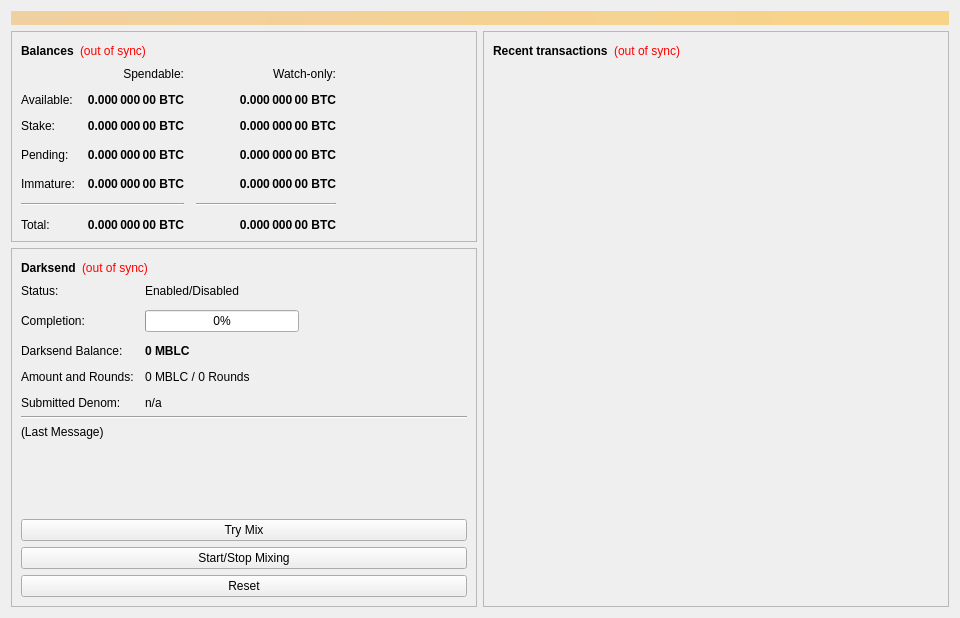
<?xml version="1.0" encoding="UTF-8"?>
<ui version="4.0">
 <class>OverviewPage</class>
 <widget class="QWidget" name="OverviewPage">
  <property name="geometry">
   <rect>
    <x>0</x>
    <y>0</y>
    <width>960</width>
    <height>618</height>
   </rect>
  </property>
  <property name="minimumSize">
   <size>
    <width>960</width>
    <height>0</height>
   </size>
  </property>
  <property name="windowTitle">
   <string>Form</string>
  </property>
  <property name="styleSheet">
   <string notr="true"/>
  </property>
  <layout class="QVBoxLayout" name="topLayout">
   <item>
    <widget class="QLabel" name="labelAlerts">
     <property name="visible">
      <bool>false</bool>
     </property>
     <property name="styleSheet">
      <string notr="true">background-color: qlineargradient(x1: 0, y1: 0, x2: 1, y2: 0, stop:0 #F0D0A0, stop:1 #F8D488); color:#000000;</string>
     </property>
     <property name="wordWrap">
      <bool>true</bool>
     </property>
     <property name="margin">
      <number>3</number>
     </property>
    </widget>
   </item>
   <item>
    <layout class="QHBoxLayout" name="horizontalLayout" stretch="1,1">
     <item>
      <layout class="QVBoxLayout" name="verticalLayout_2">
       <item>
        <widget class="QFrame" name="frame">
         <property name="frameShape">
          <enum>QFrame::StyledPanel</enum>
         </property>
         <property name="frameShadow">
          <enum>QFrame::Raised</enum>
         </property>
         <layout class="QVBoxLayout" name="verticalLayout_4">
          <item>
           <layout class="QHBoxLayout" name="horizontalLayout_4">
            <item>
             <widget class="QLabel" name="label_5">
              <property name="font">
               <font>
                <weight>75</weight>
                <bold>true</bold>
               </font>
              </property>
              <property name="text">
               <string>Balances</string>
              </property>
             </widget>
            </item>
            <item>
             <widget class="QLabel" name="labelWalletStatus">
              <property name="cursor">
               <cursorShape>WhatsThisCursor</cursorShape>
              </property>
              <property name="toolTip">
               <string>The displayed information may be out of date. Your wallet automatically synchronizes with the MontBlanc network after a connection is established, but this process has not completed yet.</string>
              </property>
              <property name="styleSheet">
               <string notr="true">QLabel { color: red; }</string>
              </property>
              <property name="text">
               <string notr="true">(out of sync)</string>
              </property>
              <property name="alignment">
               <set>Qt::AlignLeading|Qt::AlignLeft|Qt::AlignVCenter</set>
              </property>
             </widget>
            </item>
            <item>
             <spacer name="horizontalSpacer_3">
              <property name="orientation">
               <enum>Qt::Horizontal</enum>
              </property>
              <property name="sizeHint" stdset="0">
               <size>
                <width>40</width>
                <height>20</height>
               </size>
              </property>
             </spacer>
            </item>
           </layout>
          </item>
          <item>
           <layout class="QGridLayout" name="gridLayout">
            <property name="spacing">
             <number>12</number>
            </property>
            <item row="3" column="2">
             <widget class="QLabel" name="labelWatchPending">
              <property name="font">
               <font>
                <weight>75</weight>
                <bold>true</bold>
               </font>
              </property>
              <property name="cursor">
               <cursorShape>IBeamCursor</cursorShape>
              </property>
              <property name="toolTip">
               <string>Unconfirmed transactions to watch-only addresses</string>
              </property>
              <property name="text">
               <string notr="true">0.000 000 00 BTC</string>
              </property>
              <property name="alignment">
               <set>Qt::AlignRight|Qt::AlignTrailing|Qt::AlignVCenter</set>
              </property>
              <property name="textInteractionFlags">
               <set>Qt::LinksAccessibleByMouse|Qt::TextSelectableByKeyboard|Qt::TextSelectableByMouse</set>
              </property>
             </widget>
            </item>
            <item row="3" column="1">
             <widget class="QLabel" name="labelUnconfirmed">
              <property name="font">
               <font>
                <weight>75</weight>
                <bold>true</bold>
               </font>
              </property>
              <property name="cursor">
               <cursorShape>IBeamCursor</cursorShape>
              </property>
              <property name="toolTip">
               <string>Total of transactions that have yet to be confirmed, and do not yet count toward the spendable balance</string>
              </property>
              <property name="text">
               <string notr="true">0.000 000 00 BTC</string>
              </property>
              <property name="alignment">
               <set>Qt::AlignRight|Qt::AlignTrailing|Qt::AlignVCenter</set>
              </property>
              <property name="textInteractionFlags">
               <set>Qt::LinksAccessibleByMouse|Qt::TextSelectableByKeyboard|Qt::TextSelectableByMouse</set>
              </property>
             </widget>
            </item>
            <item row="4" column="2">
             <widget class="QLabel" name="labelWatchImmature">
              <property name="font">
               <font>
                <weight>75</weight>
                <bold>true</bold>
               </font>
              </property>
              <property name="cursor">
               <cursorShape>IBeamCursor</cursorShape>
              </property>
              <property name="toolTip">
               <string>Mined balance in watch-only addresses that has not yet matured</string>
              </property>
              <property name="text">
               <string notr="true">0.000 000 00 BTC</string>
              </property>
              <property name="alignment">
               <set>Qt::AlignRight|Qt::AlignTrailing|Qt::AlignVCenter</set>
              </property>
              <property name="textInteractionFlags">
               <set>Qt::LinksAccessibleByMouse|Qt::TextSelectableByKeyboard|Qt::TextSelectableByMouse</set>
              </property>
             </widget>
            </item>
            <item row="5" column="2">
             <widget class="Line" name="lineWatchBalance">
              <property name="sizePolicy">
               <sizepolicy hsizetype="Preferred" vsizetype="Fixed">
                <horstretch>0</horstretch>
                <verstretch>0</verstretch>
               </sizepolicy>
              </property>
              <property name="minimumSize">
               <size>
                <width>140</width>
                <height>0</height>
               </size>
              </property>
              <property name="orientation">
               <enum>Qt::Horizontal</enum>
              </property>
             </widget>
            </item>
            <item row="6" column="0">
             <widget class="QLabel" name="labelTotalText">
              <property name="text">
               <string>Total:</string>
              </property>
             </widget>
            </item>
            <item row="4" column="1">
             <widget class="QLabel" name="labelImmature">
              <property name="font">
               <font>
                <weight>75</weight>
                <bold>true</bold>
               </font>
              </property>
              <property name="cursor">
               <cursorShape>IBeamCursor</cursorShape>
              </property>
              <property name="toolTip">
               <string>Mined balance that has not yet matured</string>
              </property>
              <property name="text">
               <string notr="true">0.000 000 00 BTC</string>
              </property>
              <property name="alignment">
               <set>Qt::AlignRight|Qt::AlignTrailing|Qt::AlignVCenter</set>
              </property>
              <property name="textInteractionFlags">
               <set>Qt::LinksAccessibleByMouse|Qt::TextSelectableByKeyboard|Qt::TextSelectableByMouse</set>
              </property>
             </widget>
            </item>
            <item row="3" column="3">
             <spacer name="horizontalSpacer_2">
              <property name="orientation">
               <enum>Qt::Horizontal</enum>
              </property>
              <property name="sizeHint" stdset="0">
               <size>
                <width>40</width>
                <height>20</height>
               </size>
              </property>
             </spacer>
            </item>
            <item row="4" column="0">
             <widget class="QLabel" name="labelImmatureText">
              <property name="text">
               <string>Immature:</string>
              </property>
             </widget>
            </item>
            <item row="6" column="1">
             <widget class="QLabel" name="labelTotal">
              <property name="font">
               <font>
                <weight>75</weight>
                <bold>true</bold>
               </font>
              </property>
              <property name="cursor">
               <cursorShape>IBeamCursor</cursorShape>
              </property>
              <property name="toolTip">
               <string>Your current total balance</string>
              </property>
              <property name="text">
               <string notr="true">0.000 000 00 BTC</string>
              </property>
              <property name="alignment">
               <set>Qt::AlignRight|Qt::AlignTrailing|Qt::AlignVCenter</set>
              </property>
              <property name="textInteractionFlags">
               <set>Qt::LinksAccessibleByMouse|Qt::TextSelectableByKeyboard|Qt::TextSelectableByMouse</set>
              </property>
             </widget>
            </item>
            <item row="6" column="2">
             <widget class="QLabel" name="labelWatchTotal">
              <property name="font">
               <font>
                <weight>75</weight>
                <bold>true</bold>
               </font>
              </property>
              <property name="cursor">
               <cursorShape>IBeamCursor</cursorShape>
              </property>
              <property name="toolTip">
               <string>Current total balance in watch-only addresses</string>
              </property>
              <property name="text">
               <string notr="true">0.000 000 00 BTC</string>
              </property>
              <property name="alignment">
               <set>Qt::AlignRight|Qt::AlignTrailing|Qt::AlignVCenter</set>
              </property>
              <property name="textInteractionFlags">
               <set>Qt::LinksAccessibleByMouse|Qt::TextSelectableByKeyboard|Qt::TextSelectableByMouse</set>
              </property>
             </widget>
            </item>
            <item row="0" column="2">
             <widget class="QLabel" name="labelWatchonly">
              <property name="text">
               <string>Watch-only:</string>
              </property>
              <property name="alignment">
               <set>Qt::AlignRight|Qt::AlignTrailing|Qt::AlignVCenter</set>
              </property>
             </widget>
            </item>
            <item row="1" column="0">
             <widget class="QLabel" name="labelBalanceText">
              <property name="text">
               <string>Available:</string>
              </property>
             </widget>
            </item>
            <item row="1" column="1">
             <widget class="QLabel" name="labelBalance">
              <property name="font">
               <font>
                <weight>75</weight>
                <bold>true</bold>
               </font>
              </property>
              <property name="cursor">
               <cursorShape>IBeamCursor</cursorShape>
              </property>
              <property name="toolTip">
               <string>Your current spendable balance</string>
              </property>
              <property name="text">
               <string notr="true">0.000 000 00 BTC</string>
              </property>
              <property name="alignment">
               <set>Qt::AlignRight|Qt::AlignTrailing|Qt::AlignVCenter</set>
              </property>
              <property name="textInteractionFlags">
               <set>Qt::LinksAccessibleByMouse|Qt::TextSelectableByKeyboard|Qt::TextSelectableByMouse</set>
              </property>
             </widget>
            </item>
            <item row="2" column="0">
             <widget class="QLabel" name="label_10">
              <property name="text">
               <string>Stake:</string>
              </property>
             </widget>
            </item>
            <item row="2" column="1">
             <widget class="QLabel" name="labelStake">
              <property name="font">
               <font>
                <weight>75</weight>
                <bold>true</bold>
               </font>
              </property>
              <property name="cursor">
               <cursorShape>IBeamCursor</cursorShape>
              </property>
              <property name="toolTip">
               <string>Total of coins that was staked, and do not yet count toward the current balance</string>
              </property>
              <property name="text">
               <string notr="true">0.000 000 00 BTC</string>
              </property>
              <property name="alignment">
               <set>Qt::AlignRight|Qt::AlignTrailing|Qt::AlignVCenter</set>
              </property>
              <property name="textInteractionFlags">
               <set>Qt::LinksAccessibleByMouse|Qt::TextSelectableByKeyboard|Qt::TextSelectableByMouse</set>
              </property>
             </widget>
            </item>
            <item row="2" column="2">
             <widget class="QLabel" name="labelWatchStake">
              <property name="font">
               <font>
                <weight>75</weight>
                <bold>true</bold>
               </font>
              </property>
              <property name="cursor">
               <cursorShape>IBeamCursor</cursorShape>
              </property>
              <property name="toolTip">
               <string>Total of coins that was staked in watch-only addresses, and do not yet count toward the current watch-only balance</string>
              </property>
              <property name="text">
               <string notr="true">0.000 000 00 BTC</string>
              </property>
              <property name="alignment">
               <set>Qt::AlignRight|Qt::AlignTrailing|Qt::AlignVCenter</set>
              </property>
              <property name="textInteractionFlags">
               <set>Qt::LinksAccessibleByMouse|Qt::TextSelectableByKeyboard|Qt::TextSelectableByMouse</set>
              </property>
             </widget>
            </item>
            <item row="1" column="2">
             <widget class="QLabel" name="labelWatchAvailable">
              <property name="font">
               <font>
                <weight>75</weight>
                <bold>true</bold>
               </font>
              </property>
              <property name="cursor">
               <cursorShape>IBeamCursor</cursorShape>
              </property>
              <property name="toolTip">
               <string>Your current balance in watch-only addresses</string>
              </property>
              <property name="text">
               <string notr="true">0.000 000 00 BTC</string>
              </property>
              <property name="alignment">
               <set>Qt::AlignRight|Qt::AlignTrailing|Qt::AlignVCenter</set>
              </property>
              <property name="textInteractionFlags">
               <set>Qt::LinksAccessibleByMouse|Qt::TextSelectableByKeyboard|Qt::TextSelectableByMouse</set>
              </property>
             </widget>
            </item>
            <item row="3" column="0">
             <widget class="QLabel" name="labelPendingText">
              <property name="text">
               <string>Pending:</string>
              </property>
             </widget>
            </item>
            <item row="0" column="1">
             <widget class="QLabel" name="labelSpendable">
              <property name="text">
               <string>Spendable:</string>
              </property>
              <property name="alignment">
               <set>Qt::AlignRight|Qt::AlignTrailing|Qt::AlignVCenter</set>
              </property>
             </widget>
            </item>
            <item row="5" column="0" colspan="2">
             <widget class="Line" name="lineSpendableBalance">
              <property name="orientation">
               <enum>Qt::Horizontal</enum>
              </property>
             </widget>
            </item>
           </layout>
          </item>
         </layout>
        </widget>
       </item>
       <item>
        <widget class="QFrame" name="frameDarksend">
         <property name="sizePolicy">
          <sizepolicy hsizetype="Expanding" vsizetype="Expanding">
           <horstretch>0</horstretch>
           <verstretch>0</verstretch>
          </sizepolicy>
         </property>
         <property name="minimumSize">
          <size>
           <width>0</width>
           <height>350</height>
          </size>
         </property>
         <property name="layoutDirection">
          <enum>Qt::LeftToRight</enum>
         </property>
         <property name="frameShape">
          <enum>QFrame::StyledPanel</enum>
         </property>
         <property name="frameShadow">
          <enum>QFrame::Raised</enum>
         </property>
         <layout class="QVBoxLayout" name="verticalLayout_5">
          <item>
           <layout class="QHBoxLayout" name="horizontalLayout_5">
            <item>
             <widget class="QLabel" name="label_2">
              <property name="font">
               <font>
                <weight>75</weight>
                <bold>true</bold>
               </font>
              </property>
              <property name="text">
               <string>Darksend</string>
              </property>
             </widget>
            </item>
            <item>
             <widget class="QLabel" name="labelDarksendSyncStatus">
              <property name="toolTip">
               <string>The displayed information may be out of date. Your wallet automatically synchronizes with the MontBlanc network after a connection is established, but this process has not completed yet.</string>
              </property>
              <property name="styleSheet">
               <string notr="true">QLabel { color: red; }</string>
              </property>
              <property name="text">
               <string notr="true">(out of sync)</string>
              </property>
              <property name="alignment">
               <set>Qt::AlignLeading|Qt::AlignLeft|Qt::AlignVCenter</set>
              </property>
             </widget>
            </item>
            <item>
             <spacer name="horizontalSpacer_4">
              <property name="orientation">
               <enum>Qt::Horizontal</enum>
              </property>
              <property name="sizeHint" stdset="0">
               <size>
                <width>40</width>
                <height>20</height>
               </size>
              </property>
             </spacer>
            </item>
           </layout>
          </item>
          <item>
           <layout class="QFormLayout" name="formLayout">
            <property name="fieldGrowthPolicy">
             <enum>QFormLayout::AllNonFixedFieldsGrow</enum>
            </property>
            <property name="horizontalSpacing">
             <number>11</number>
            </property>
            <property name="verticalSpacing">
             <number>12</number>
            </property>
            <item row="0" column="0">
             <widget class="QLabel" name="label_6">
              <property name="text">
               <string>Status:</string>
              </property>
             </widget>
            </item>
            <item row="1" column="0">
             <widget class="QLabel" name="label_7">
              <property name="text">
               <string>Completion:</string>
              </property>
             </widget>
            </item>
            <item row="1" column="1">
             <widget class="QProgressBar" name="darksendProgress">
              <property name="maximumSize">
               <size>
                <width>154</width>
                <height>16777215</height>
               </size>
              </property>
              <property name="value">
               <number>0</number>
              </property>
             </widget>
            </item>
            <item row="3" column="0">
             <widget class="QLabel" name="labelAnonymizedText">
              <property name="text">
               <string>Darksend Balance:</string>
              </property>
             </widget>
            </item>
            <item row="3" column="1">
             <widget class="QLabel" name="labelAnonymized">
              <property name="font">
               <font>
                <weight>75</weight>
                <bold>true</bold>
               </font>
              </property>
              <property name="text">
               <string notr="true">0 MBLC</string>
              </property>
             </widget>
            </item>
            <item row="4" column="0">
             <widget class="QLabel" name="label_8">
              <property name="text">
               <string>Amount and Rounds:</string>
              </property>
             </widget>
            </item>
            <item row="4" column="1">
             <widget class="QLabel" name="labelAmountRounds">
              <property name="text">
               <string>0 MBLC / 0 Rounds</string>
              </property>
             </widget>
            </item>
            <item row="5" column="0">
             <widget class="QLabel" name="label_9">
              <property name="text">
               <string>Submitted Denom:</string>
              </property>
             </widget>
            </item>
            <item row="5" column="1">
             <widget class="QLabel" name="labelSubmittedDenom">
              <property name="toolTip">
               <string>The denominations you submitted to the Masternode.&lt;br&gt;To mix, other users must submit the exact same denominations.</string>
              </property>
              <property name="text">
               <string>n/a</string>
              </property>
             </widget>
            </item>
            <item row="0" column="1">
             <widget class="QLabel" name="darksendEnabled">
              <property name="text">
               <string>Enabled/Disabled</string>
              </property>
             </widget>
            </item>
           </layout>
          </item>
          <item>
           <widget class="Line" name="lineLastMessage">
            <property name="orientation">
             <enum>Qt::Horizontal</enum>
            </property>
           </widget>
          </item>
          <item>
           <widget class="QLabel" name="darksendStatus">
            <property name="minimumSize">
             <size>
              <width>288</width>
              <height>43</height>
             </size>
            </property>
            <property name="text">
             <string>(Last Message)</string>
            </property>
            <property name="alignment">
             <set>Qt::AlignLeading|Qt::AlignLeft|Qt::AlignTop</set>
            </property>
            <property name="wordWrap">
             <bool>true</bool>
            </property>
           </widget>
          </item>
          <item>
           <spacer name="verticalSpacer_2">
            <property name="orientation">
             <enum>Qt::Vertical</enum>
            </property>
            <property name="sizeHint" stdset="0">
             <size>
              <width>20</width>
              <height>40</height>
             </size>
            </property>
           </spacer>
          </item>
          <item>
           <widget class="QPushButton" name="darksendAuto">
            <property name="sizePolicy">
             <sizepolicy hsizetype="MinimumExpanding" vsizetype="Fixed">
              <horstretch>0</horstretch>
              <verstretch>0</verstretch>
             </sizepolicy>
            </property>
            <property name="toolTip">
             <string>Try to manually submit a Darksend request.</string>
            </property>
            <property name="text">
             <string>Try Mix</string>
            </property>
           </widget>
          </item>
          <item>
           <widget class="QPushButton" name="toggleDarksend">
            <property name="sizePolicy">
             <sizepolicy hsizetype="MinimumExpanding" vsizetype="Fixed">
              <horstretch>0</horstretch>
              <verstretch>0</verstretch>
             </sizepolicy>
            </property>
            <property name="text">
             <string>Start/Stop Mixing</string>
            </property>
           </widget>
          </item>
          <item>
           <widget class="QPushButton" name="darksendReset">
            <property name="sizePolicy">
             <sizepolicy hsizetype="MinimumExpanding" vsizetype="Fixed">
              <horstretch>0</horstretch>
              <verstretch>0</verstretch>
             </sizepolicy>
            </property>
            <property name="toolTip">
             <string>Reset the current status of Darksend (can interrupt Darksend if it's in the process of Mixing, which can cost you money!)</string>
            </property>
            <property name="autoFillBackground">
             <bool>false</bool>
            </property>
            <property name="text">
             <string>Reset</string>
            </property>
           </widget>
          </item>
         </layout>
        </widget>
       </item>
      </layout>
     </item>
     <item>
      <layout class="QVBoxLayout" name="verticalLayout_3">
       <item>
        <widget class="QFrame" name="frame_2">
         <property name="frameShape">
          <enum>QFrame::StyledPanel</enum>
         </property>
         <property name="frameShadow">
          <enum>QFrame::Raised</enum>
         </property>
         <layout class="QVBoxLayout" name="verticalLayout">
          <item>
           <layout class="QHBoxLayout" name="horizontalLayout_2">
            <item>
             <widget class="QLabel" name="label_4">
              <property name="font">
               <font>
                <weight>75</weight>
                <bold>true</bold>
               </font>
              </property>
              <property name="text">
               <string>Recent transactions</string>
              </property>
             </widget>
            </item>
            <item>
             <widget class="QLabel" name="labelTransactionsStatus">
              <property name="cursor">
               <cursorShape>WhatsThisCursor</cursorShape>
              </property>
              <property name="toolTip">
               <string>The displayed information may be out of date. Your wallet automatically synchronizes with the MontBlanc network after a connection is established, but this process has not completed yet.</string>
              </property>
              <property name="styleSheet">
               <string notr="true">QLabel { color: red; }</string>
              </property>
              <property name="text">
               <string notr="true">(out of sync)</string>
              </property>
              <property name="alignment">
               <set>Qt::AlignRight|Qt::AlignTrailing|Qt::AlignVCenter</set>
              </property>
             </widget>
            </item>
            <item>
             <spacer name="horizontalSpacer">
              <property name="orientation">
               <enum>Qt::Horizontal</enum>
              </property>
              <property name="sizeHint" stdset="0">
               <size>
                <width>40</width>
                <height>20</height>
               </size>
              </property>
             </spacer>
            </item>
           </layout>
          </item>
          <item>
           <widget class="QListView" name="listTransactions">
            <property name="styleSheet">
             <string notr="true">QListView { background: transparent; }</string>
            </property>
            <property name="frameShape">
             <enum>QFrame::NoFrame</enum>
            </property>
            <property name="verticalScrollBarPolicy">
             <enum>Qt::ScrollBarAlwaysOff</enum>
            </property>
            <property name="horizontalScrollBarPolicy">
             <enum>Qt::ScrollBarAlwaysOff</enum>
            </property>
            <property name="selectionMode">
             <enum>QAbstractItemView::NoSelection</enum>
            </property>
           </widget>
          </item>
         </layout>
        </widget>
       </item>
      </layout>
     </item>
    </layout>
   </item>
  </layout>
 </widget>
 <resources/>
 <connections/>
</ui>
